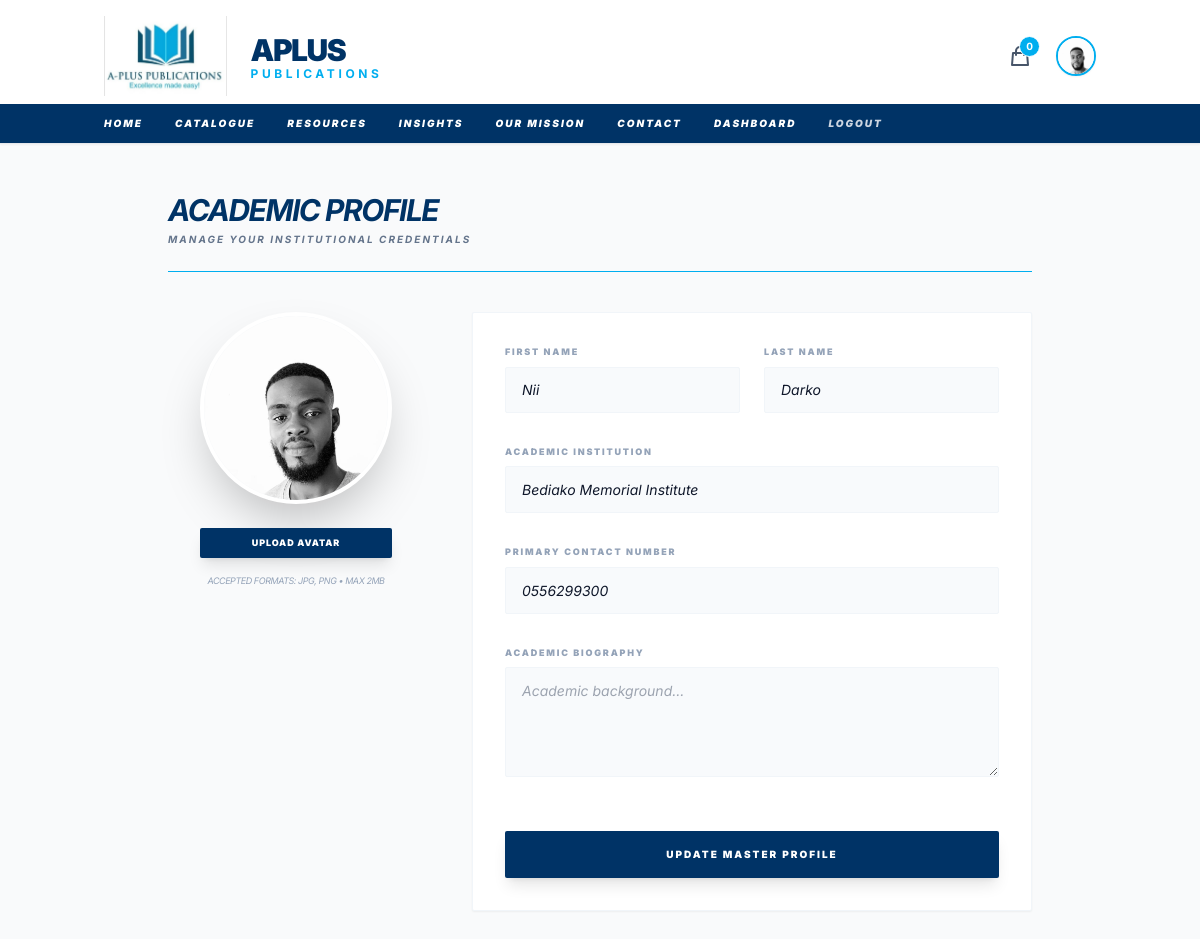
The app's page /accounts/profile/update/ (signed in) with its own data.
### accounts/models.py (models this page shows, shortened)
class User(AbstractUser):
    class Roles(models.TextChoices):
        STUDENT = 'STUDENT', _('Student')
        TEACHER = 'TEACHER', _('Teacher')
        PARENT = 'PARENT', _('Parent')
        SCHOOL = 'SCHOOL', _('School Admin')
    role = models.CharField(
        max_length=20,
        choices=Roles.choices,
        default=Roles.STUDENT,
        help_text=_("The primary academic role of the user.")
    )
    email = models.EmailField(_('email address'), unique=True)
    USERNAME_FIELD = 'email'
    REQUIRED_FIELDS = ['username', 'first_name', 'last_name']

class Profile(models.Model):
    user = models.OneToOneField(User, on_delete=models.CASCADE, related_name='profile')
    institution = models.CharField(max_length=255, blank=True, help_text=_("Academic institution or school name."))
    bio = models.TextField(blank=True, help_text=_("Brief academic or professional biography."))
    phone_number = models.CharField(max_length=15, blank=True)
    profile_picture = models.ImageField(upload_to='profiles/avatars/', blank=True, null=True)
    created_at = models.DateTimeField(auto_now_add=True)
    updated_at = models.DateTimeField(auto_now=True)

### accounts/views.py (the view)
# urls.py: path('profile/update/', views.profile_update, name='profile_update'),
@login_required
def profile_update(request):
    profile, created = Profile.objects.get_or_create(user=request.user)
    if request.method == 'POST':
        form = UserProfileForm(request.POST, request.FILES, instance=profile)
        if form.is_valid():
            form.save()
            user = request.user
            user.first_name = request.POST.get('first_name', user.first_name)
            user.last_name = request.POST.get('last_name', user.last_name)
            user.save()
            messages.success(request, "Your profile has been updated successfully.")
            return redirect('accounts:profile_update')
    else:
        form = UserProfileForm(instance=profile)
    return render(request, 'accounts/profile_update.html', {
        'form': form,
        'profile': profile
    })

### accounts/forms.py
class UserProfileForm(forms.ModelForm):
    class Meta:
        model = Profile
        fields = ('profile_picture', 'institution', 'phone_number', 'bio')
        widgets = {
            'bio': forms.Textarea(attrs={'rows': 4, 'placeholder': 'Academic background...', 'class': 'italic'}),
        }

### orders/cart_utils.py (called while the page is built)
def get_or_create_cart(request):
    if request.user.is_authenticated:
        cart, created = Cart.objects.get_or_create(user=request.user)
    else:
        if not request.session.session_key:
            request.session.create()
        session_key = request.session.session_key
        cart, created = Cart.objects.get_or_create(session_key=session_key)
    return cart

### orders/context_processors.py (called while the page is built)
def cart_count(request):
    try:
        cart = get_or_create_cart(request)
        return {'cart_total_items': cart.total_items}
    except Exception:
        return {'cart_total_items': 0}

### orders/models.py (called while the page is built)
    @property
    def total_items(self):
        return sum(item.quantity for item in self.items.all())

### templates/accounts/profile_update.html (shortened to what this page needs)
{% extends 'base.html' %}
{% block content %}
<div class="container mx-auto px-4 py-12 max-w-4xl">
    <div class="mb-10 border-b border-brandSkyBlue pb-6">
        <h1 class="text-3xl font-bold tracking-tight text-brandDeepBlue italic uppercase tracking-tighter">Academic Profile</h1>
        <p class="text-slate-500 text-[10px] uppercase tracking-[0.2em] mt-1 font-bold italic">Manage Your Institutional Credentials</p>
    </div>
    <form method="post" enctype="multipart/form-data" class="grid grid-cols-1 md:grid-cols-12 gap-12">
        <div class="md:col-span-4 text-center">
            <div class="relative inline-block group">
                <div class="w-48 h-48 rounded-full overflow-hidden border-4 border-white shadow-2xl bg-slate-100 mb-6">
                    {% if profile.profile_picture %}
                        <img src="{{ profile.profile_picture.url }}" alt="{{ user.get_full_name }}" class="w-full h-full object-cover">
                    {% endif %}
                </div>
                <label class="block cursor-pointer bg-brandDeepBlue text-white text-[9px] font-black uppercase tracking-widest py-2 rounded-sm hover:bg-brandSkyBlue transition-colors shadow-lg">
                    Upload Avatar
                </label>
            </div>
            <p class="text-[9px] text-slate-400 mt-4 italic uppercase tracking-tighter">Accepted formats: JPG, PNG • Max 2MB</p>
        </div>
        <div class="md:col-span-8 space-y-8 bg-white border border-slate-100 p-8 rounded-sm shadow-sm academic-border border-brandSkyBlue">
            <div class="grid grid-cols-1 md:grid-cols-2 gap-6">
                <div>
                    <label class="block text-[9px] font-black uppercase text-slate-400 mb-2 tracking-[0.2em]">First Name</label>
                    <input type="text" name="first_name" value="{{ user.first_name }}" class="w-full border border-slate-100 rounded-sm px-4 py-3 text-sm focus:outline-none focus:border-brandSkyBlue transition bg-slate-50 italic">
                </div>
                <div>
                    <label class="block text-[9px] font-black uppercase text-slate-400 mb-2 tracking-[0.2em]">Last Name</label>
                    <input type="text" name="last_name" value="{{ user.last_name }}" class="w-full border border-slate-100 rounded-sm px-4 py-3 text-sm focus:outline-none focus:border-brandSkyBlue transition bg-slate-50 italic">
                </div>
            </div>
            <div>
                <label class="block text-[9px] font-black uppercase text-slate-400 mb-2 tracking-[0.2em]">Academic Institution</label>
                {{ form.institution }}
            </div>
            <div>
                <label class="block text-[9px] font-black uppercase text-slate-400 mb-2 tracking-[0.2em]">Primary Contact Number</label>
                {{ form.phone_number }}
            </div>
            <div>
                <label class="block text-[9px] font-black uppercase text-slate-400 mb-2 tracking-[0.2em]">Academic Biography</label>
                {{ form.bio }}
            </div>
            <div class="pt-4">
                <button type="submit" class="w-full bg-brandDeepBlue text-white py-4 rounded-sm text-[10px] font-black uppercase tracking-[0.2em] hover:bg-brandSkyBlue transition-all shadow-lg">
                    Update Master Profile
                </button>
            </div>
        </div>
    </form>
</div>
{% endblock %}

### templates/base.html (shortened to what this page needs)
<!DOCTYPE html>
<html lang="en">
<head>
    {% load static %}
    <script src="https://cdn.tailwindcss.com"></script>
</head>
<body class="bg-gray-50 text-slate-900" hx-headers='{"X-CSRFToken": "{{ csrf_token }}"}'>
    <header class="bg-white border-b sticky top-0 z-50 shadow-sm" x-data="{ open: false }">
        <nav class="container mx-auto px-4 pt-4 pb-2 flex justify-between items-center">
            <a href="{% url 'pages:home' %}" class="flex items-center group">
                <div class="h-16 md:h-20 w-auto mr-6">
                    <img src="{% static 'images/logo.png' %}" alt="Aplus Publications Logo" class="h-full w-auto object-contain" onerror="this.style.display='none'">
                </div>
                <div class="flex flex-col leading-none">
                    <span class="text-brandDeepBlue font-black text-2xl md:text-3xl tracking-tighter">APLUS</span>
                    <span class="text-brandSkyBlue font-bold text-[12px] tracking-[0.3em] uppercase">Publications</span>
                </div>
            </a>
            <div class="flex items-center space-x-6">
                <a href="{% url 'orders:cart_detail' %}" class="relative text-slate-600 hover:text-brandSkyBlue transition">
                    <svg xmlns="http://www.w3.org/2000/svg" class="h-6 w-6" fill="none" viewBox="0 0 24 24" stroke="currentColor">
                        <path stroke-linecap="round" stroke-linejoin="round" stroke-width="2" d="M16 11V7a4 4 0 00-8 0v4M5 9h14l1 12H4L5 9z" />
                    </svg>
                    <span id="cart-count" class="absolute -top-2 -right-2 bg-brandSkyBlue text-white text-[10px] font-bold px-1.5 py-0.5 rounded-full border border-white">
                        {{ cart_total_items|default:0 }}
                    </span>
                </a>
                {% if user.is_authenticated %}
                    <button @click="open = true" class="group relative">
                        <div class="w-10 h-10 rounded-full overflow-hidden border-2 border-brandSkyBlue shadow-sm group-hover:scale-105 transition-transform">
                            {% if user.profile.profile_picture %}
                                <img src="{{ user.profile.profile_picture.url }}" alt="{{ user.get_full_name }}" class="w-full h-full object-cover">
                            {% endif %}
                        </div>
                    </button>
                {% endif %}
            </div>
        </nav>
        <div class="bg-brandDeepBlue text-white relative group/nav" x-data="{
            canScrollLeft: false,
            canScrollRight: false,
            updateArrows() {
                const el = this.$refs.navScroll;
                this.canScrollLeft = el.scrollLeft > 0;
                this.canScrollRight = el.scrollLeft < (el.scrollWidth - el.clientWidth - 1);
            },
            scroll(amount) {
                this.$refs.navScroll.scrollBy({ left: amount, behavior: 'smooth' });
            }
        }" x-init="setTimeout(() => updateArrows(), 100)">
            <div x-ref="navScroll"
                 @scroll="updateArrows()"
                 class="container mx-auto px-4 flex space-x-8 py-3 text-[10px] font-black uppercase tracking-[0.2em] italic overflow-x-auto whitespace-nowrap scrollbar-hide">
                <a href="{% url 'pages:home' %}" class="hover:text-brandSkyBlue transition">Home</a>
                <a href="{% url 'shop:textbook_list' %}" class="hover:text-brandSkyBlue transition">Catalogue</a>
                <a href="{% url 'resources:resource_list' %}" class="hover:text-brandSkyBlue transition">Resources</a>
                <a href="{% url 'blog:post_list' %}" class="hover:text-brandSkyBlue transition">Insights</a>
                <a href="{% url 'pages:about' %}" class="hover:text-brandSkyBlue transition">Our Mission</a>
                <a href="{% url 'pages:contact' %}" class="hover:text-brandSkyBlue transition">Contact</a>
                {% if user.is_authenticated %}
                    <a href="{% url 'dashboard:index' %}" class="hover:text-brandSkyBlue transition">Dashboard</a>
                    <a href="{% url 'accounts:logout' %}" class="hover:text-red-400 transition text-slate-300">Logout</a>
                {% else %}
                    <a href="{% url 'accounts:login' %}" class="hover:text-brandSkyBlue transition">Login</a>
                    <a href="{% url 'accounts:register' %}" class="hover:text-brandSkyBlue transition text-brandSkyBlue">Register</a>
                {% endif %}
            </div>
        </div>
    </header>
    <main class="min-h-screen">
        {% block content %}{% endblock %}
    </main>
</body>
</html>

### templates/base.html (style rules this page uses)
body { font-family: 'Inter', sans-serif; }
.academic-border { border-left: 4px solid #00AEEF; }
.scrollbar-hide { -ms-overflow-style: none; scrollbar-width: none; }

### templates/accounts/profile_update.html (style rules this page uses)
input[type="text"], input[type="tel"], textarea { width: 100%; border: 1px solid #f1f5f9; border-radius: 0.125rem; padding: 0.75rem 1rem; font-size: 0.875rem; background-color: #f8fafc; font-style: italic; transition: all 0.2s; }

### records on screen
User: profile.profile_picture (picture), first_name "Nii", last_name "Darko"
Profile: profile_picture (picture), institution "Bediako Memorial Institute", phone_number "0556299300"

### other values on screen
{{ cart_total_items|default:0 }} "0"
